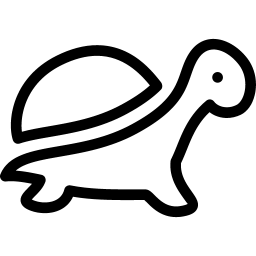
#> input picture images/turtle.png, 256 x 256 px, found by its file name
$ python main.py
#> lines starting #> are read from the running program, lines starting #| are printed output that depends on the picture; after the words box and inside, x2 and y2 are one past the last pixel; in counts of white or black regions, pixels touching at a corner belong together
### code/knn_matrix.py
import numpy as np

def knn_matrix(scale = 20, k = 2):
    weights=np.zeros((scale,scale,2*k+1,2*k+1))

    for y in range(scale):
        for x in range(scale):
            xr=x+2*k*scale
            yr=y+2*k*scale
            mink = 2*k
            tem=[]
            for j in range(-k, k+1):
                for i in range(-k,k+1):
                    tem.append(2**(-0.5*((xr/scale-(mink+i))**2+(yr/scale-(mink+j))**2)))
            weights[y,x] = np.array(tem).reshape(-1,2*k+1)

    return weights

### code/main.py
from PIL import Image
import numpy as np

from knn_matrix import knn_matrix

def main(img):

#> called with img = 'turtle.png'
    scale = 20
    k = 2

    t  = Image.open(img)
#> t is the input picture: PIL image 256x256 RGBA; mean R, G, B, A 209.2, 209.2, 209.2, 255
    t  = np.array(t,dtype=bool)[:,:,0]
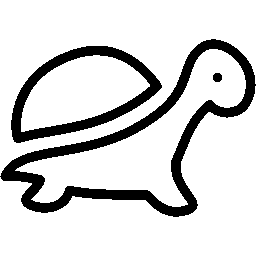
#> t: shape (256, 256) bool; 83.9% white; 3 black regions, box (x1, y1, x2, y2) and area: (0, 39, 256, 217) 7056, (11, 46, 162, 143) 3417, (213, 73, 222, 82) 69
    no = 1*(t)

    mat   = knn_matrix(scale = scale,k = k)
    dmat  = np.sum(mat,(2,3))/2

    sizeX = no.shape[1]
#> sizeX = 256
    sizeY = no.shape[0]
#> sizeY = 256

    pixels=np.zeros((sizeY*scale,sizeX*scale),dtype=bool)

    for xx in range(2,sizeX-2):
        for yy in range(2,sizeY-2):
            pixels[yy*scale:yy*scale+scale,xx*scale:xx*scale+scale] = np.sum(no[yy-k:yy+k+1,xx-k:xx+k+1]*mat,(2,3)) > dmat
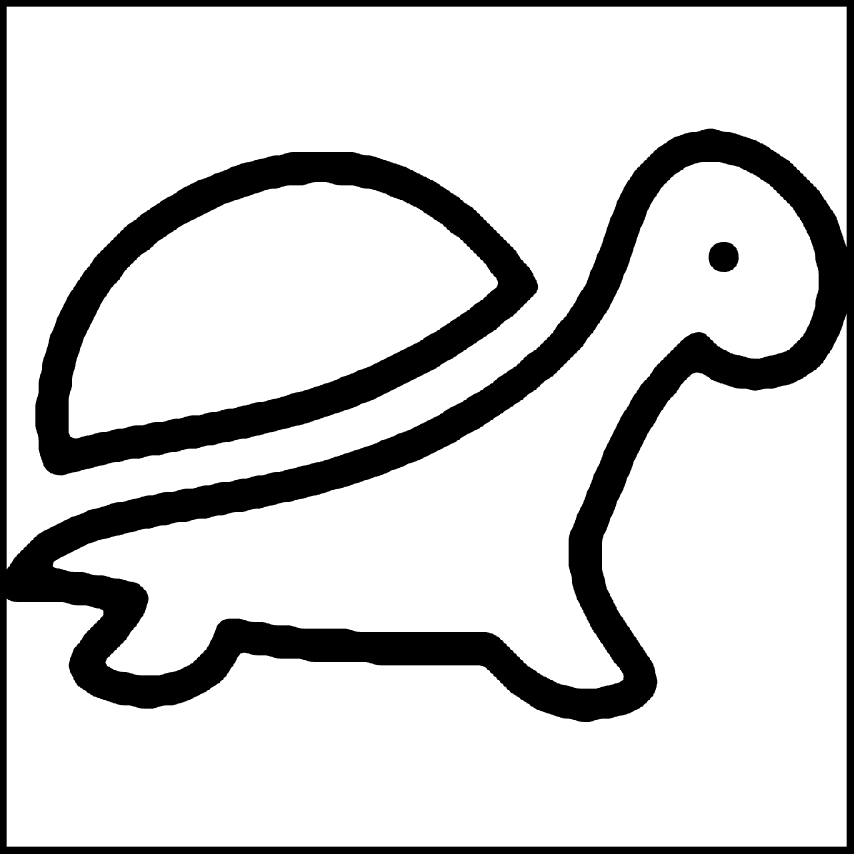
#> pixels: shape (5120, 5120) bool (shown at 1/6 size); 80.9% white; 3 black regions, box (x1, y1, x2, y2) and area: (0, 0, 5120, 5120) 3626860, (212, 912, 3229, 2852) 1366819, (4252, 1452, 4432, 1632) 26045

    return Image.fromarray(pixels)


if __name__ == '__main__':
    img = main("turtle.png")
    img.save("scaled.png")
    img.show()
